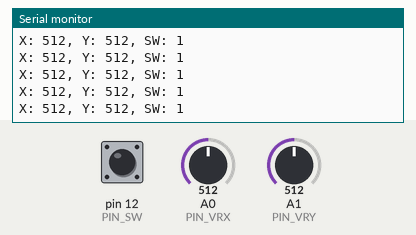
The sketch below on a simulated Arduino Uno, built with avr-gcc and run on an emulated ATmega328P. Parts: the last lines printed to the serial monitor. The inputs (shaded band) are chosen by the test bench; at power-on: A0 (PIN_VRX) = 512, A1 (PIN_VRY) = 512, pin 12 (PIN_SW) HIGH.

Above: at 1.2 s.
1.3 s: A0 (PIN_VRX) set to 716
At 1.31 s:
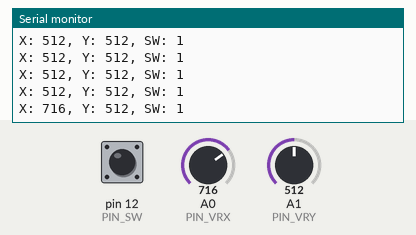
2.8 s: A1 (PIN_VRY) set to 716
At 2.83 s:
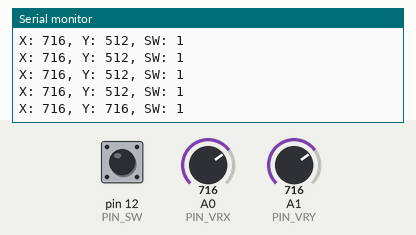
4.3 s: pin 12 (PIN_SW) pulled LOW for 0.15 s
At 4.34 s:
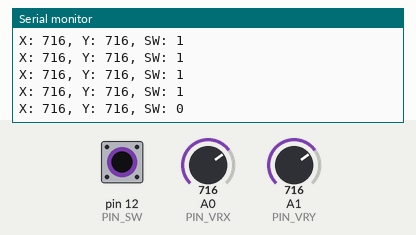
5.9 s: A0 (PIN_VRX) set to 1023
At 5.95 s:
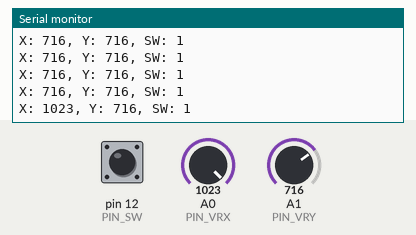
8.9 s: pin 12 (PIN_SW) pulled LOW for 1 s
At 8.97 s:
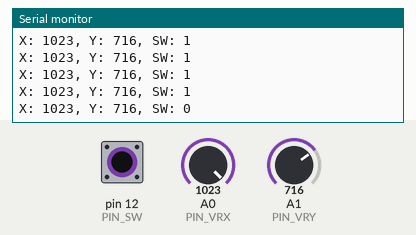
11.4 s: A1 (PIN_VRY) set to 900
At 11.49 s:
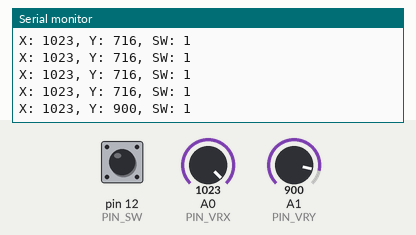
Timing chart, 0 to 13.9 s (numbered marks = the images above; inputs shaded):
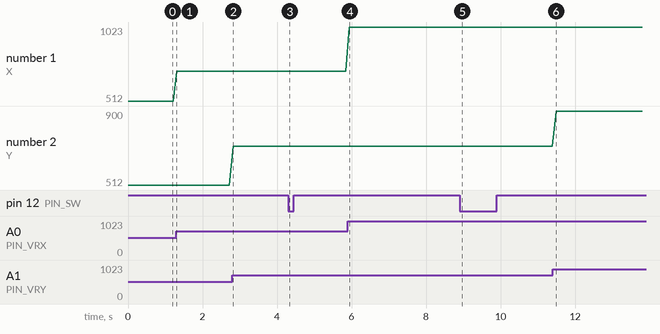

The sketch:

joystick.ino
```cpp
// ------------------------------------
// Contoh sketsa untuk menguji Joystick
//   KY-023
// ------------------------------------

const int PIN_VRX = 0;
const int PIN_VRY = 1;
const int PIN_SW  = 12;

void setup()
{
   pinMode(PIN_SW, INPUT_PULLUP);

   Serial.begin(9600);
}

void loop()
{
   // Baca data dari tiga pin
   int nilaiX = analogRead(PIN_VRX);
   int nilaiY = analogRead(PIN_VRY);
   int nilaiSW = digitalRead(PIN_SW);

   // Kirim ke port serial
   Serial.print("X: ");
   Serial.print(nilaiX);
   Serial.print(", Y: ");
   Serial.print(nilaiY);
   Serial.print(", SW: ");
   Serial.println(nilaiSW);

   delay(100); // Diperlukan untuk menunda pembacaan berikutnya
}
```

Measured:
- after the input at 1.3 s, the serial monitor: prints a new line at once (image 1)
- after the input at 2.8 s, the serial monitor: prints a new line at once (image 2)
- after the input at 4.3 s, the serial monitor: prints a new line at once (image 3)
- after the input at 5.9 s, the serial monitor: prints a new line at once (image 4)
- after the input at 8.9 s, the serial monitor: prints a new line after 0.07 s (image 5)
- after the input at 11.4 s, the serial monitor: prints a new line after 0.09 s (image 6)
- plotted number 1: 512 → 716 after the input at 1.3 s, 716 → 1023 after the input at 5.9 s
- plotted number 2: 716 → 900 after the input at 11.4 s
